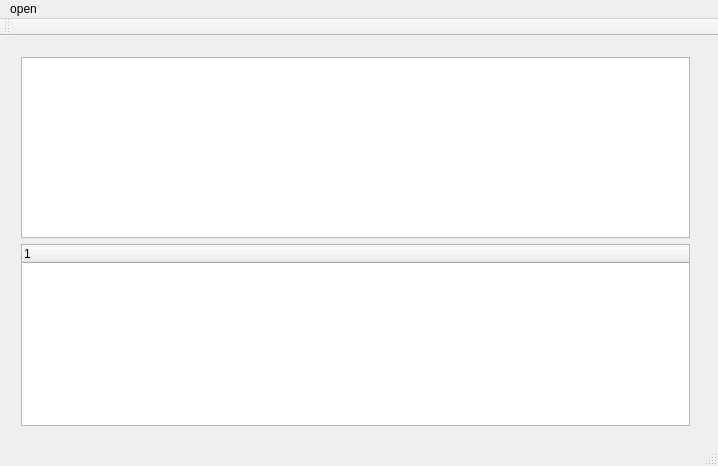
<?xml version="1.0" encoding="UTF-8"?>
<ui version="4.0">
 <class>MainWindow</class>
 <widget class="QMainWindow" name="MainWindow">
  <property name="geometry">
   <rect>
    <x>0</x>
    <y>0</y>
    <width>718</width>
    <height>466</height>
   </rect>
  </property>
  <property name="windowTitle">
   <string>MainWindow</string>
  </property>
  <widget class="QWidget" name="centralWidget">
   <widget class="QWidget" name="">
    <property name="geometry">
     <rect>
      <x>10</x>
      <y>10</y>
      <width>691</width>
      <height>391</height>
     </rect>
    </property>
    <layout class="QVBoxLayout" name="verticalLayout">
     <item>
      <widget class="QPlainTextEdit" name="plainTextEdit">
       <property name="readOnly">
        <bool>true</bool>
       </property>
      </widget>
     </item>
     <item>
      <widget class="QTreeWidget" name="treeWidget">
       <column>
        <property name="text">
         <string notr="true">1</string>
        </property>
       </column>
      </widget>
     </item>
    </layout>
   </widget>
  </widget>
  <widget class="QMenuBar" name="menuBar">
   <property name="geometry">
    <rect>
     <x>0</x>
     <y>0</y>
     <width>718</width>
     <height>19</height>
    </rect>
   </property>
   <widget class="QMenu" name="menuOpen">
    <property name="title">
     <string>open</string>
    </property>
    <addaction name="open_File"/>
   </widget>
   <addaction name="menuOpen"/>
  </widget>
  <widget class="QToolBar" name="mainToolBar">
   <attribute name="toolBarArea">
    <enum>TopToolBarArea</enum>
   </attribute>
   <attribute name="toolBarBreak">
    <bool>false</bool>
   </attribute>
  </widget>
  <widget class="QStatusBar" name="statusBar"/>
  <action name="open_File">
   <property name="text">
    <string>Open Files</string>
   </property>
  </action>
 </widget>
 <layoutdefault spacing="6" margin="11"/>
 <resources/>
 <connections/>
</ui>
